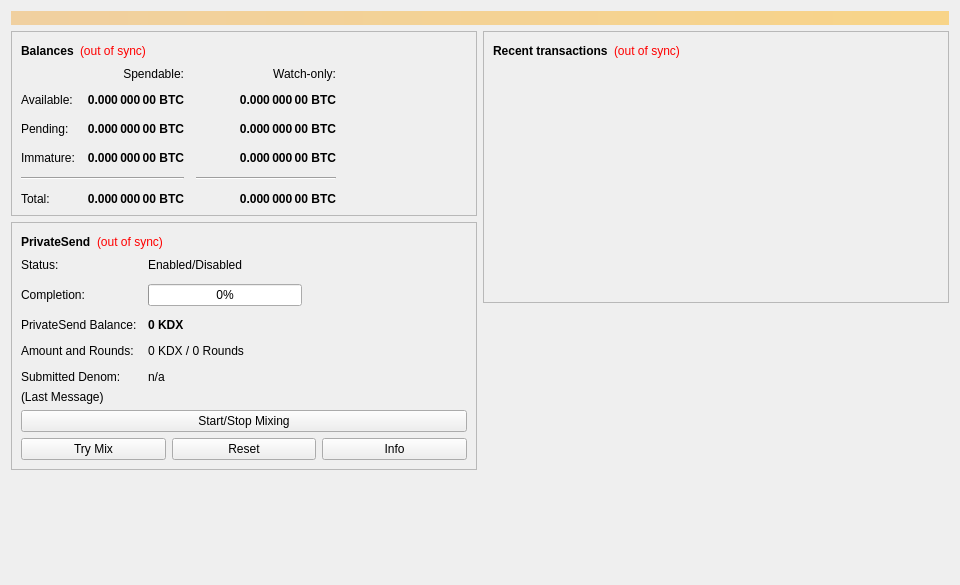
<?xml version="1.0" encoding="UTF-8"?>
<ui version="4.0">
 <class>OverviewPage</class>
 <widget class="QWidget" name="OverviewPage">
  <property name="geometry">
   <rect>
    <x>0</x>
    <y>0</y>
    <width>960</width>
    <height>585</height>
   </rect>
  </property>
  <property name="minimumSize">
   <size>
    <width>960</width>
    <height>0</height>
   </size>
  </property>
  <property name="windowTitle">
   <string>Form</string>
  </property>
  <layout class="QVBoxLayout" name="topLayout">
   <item>
    <widget class="QLabel" name="labelAlerts">
     <property name="visible">
      <bool>false</bool>
     </property>
     <property name="styleSheet">
      <string notr="true">QLabel { background-color: qlineargradient(x1: 0, y1: 0, x2: 1, y2: 0, stop:0 #F0D0A0, stop:1 #F8D488); color:#000000; }</string>
     </property>
     <property name="wordWrap">
      <bool>true</bool>
     </property>
     <property name="margin">
      <number>3</number>
     </property>
     <property name="textInteractionFlags">
      <set>Qt::TextSelectableByMouse</set>
     </property>
    </widget>
   </item>
   <item>
    <layout class="QHBoxLayout" name="horizontalLayout" stretch="1,1">
     <item>
      <layout class="QVBoxLayout" name="verticalLayout_2">
       <item>
        <widget class="QFrame" name="frame">
         <property name="frameShape">
          <enum>QFrame::StyledPanel</enum>
         </property>
         <property name="frameShadow">
          <enum>QFrame::Raised</enum>
         </property>
         <layout class="QVBoxLayout" name="verticalLayout_4">
          <item>
           <layout class="QHBoxLayout" name="horizontalLayout_4">
            <item>
             <widget class="QLabel" name="label_5">
              <property name="font">
               <font>
                <weight>75</weight>
                <bold>true</bold>
               </font>
              </property>
              <property name="text">
               <string>Balances</string>
              </property>
             </widget>
            </item>
            <item>
             <widget class="QLabel" name="labelWalletStatus">
              <property name="toolTip">
               <string>The displayed information may be out of date. Your wallet automatically synchronizes with the KDX network after a connection is established, but this process has not completed yet.</string>
              </property>
              <property name="styleSheet">
               <string notr="true">QLabel { color: red; }</string>
              </property>
              <property name="text">
               <string notr="true">(out of sync)</string>
              </property>
              <property name="alignment">
               <set>Qt::AlignLeading|Qt::AlignLeft|Qt::AlignVCenter</set>
              </property>
             </widget>
            </item>
            <item>
             <spacer name="horizontalSpacer_3">
              <property name="orientation">
               <enum>Qt::Horizontal</enum>
              </property>
              <property name="sizeHint" stdset="0">
               <size>
                <width>40</width>
                <height>20</height>
               </size>
              </property>
             </spacer>
            </item>
           </layout>
          </item>
          <item>
           <layout class="QGridLayout" name="gridLayout">
            <property name="spacing">
             <number>12</number>
            </property>
            <item row="2" column="2">
             <widget class="QLabel" name="labelWatchPending">
              <property name="font">
               <font>
                <weight>75</weight>
                <bold>true</bold>
               </font>
              </property>
              <property name="cursor">
               <cursorShape>IBeamCursor</cursorShape>
              </property>
              <property name="toolTip">
               <string>Unconfirmed transactions to watch-only addresses</string>
              </property>
              <property name="text">
               <string notr="true">0.000 000 00 BTC</string>
              </property>
              <property name="alignment">
               <set>Qt::AlignRight|Qt::AlignTrailing|Qt::AlignVCenter</set>
              </property>
              <property name="textInteractionFlags">
               <set>Qt::LinksAccessibleByMouse|Qt::TextSelectableByKeyboard|Qt::TextSelectableByMouse</set>
              </property>
             </widget>
            </item>
            <item row="2" column="1">
             <widget class="QLabel" name="labelUnconfirmed">
              <property name="font">
               <font>
                <weight>75</weight>
                <bold>true</bold>
               </font>
              </property>
              <property name="cursor">
               <cursorShape>IBeamCursor</cursorShape>
              </property>
              <property name="toolTip">
               <string>Total of transactions that have yet to be confirmed, and do not yet count toward the spendable balance</string>
              </property>
              <property name="text">
               <string notr="true">0.000 000 00 BTC</string>
              </property>
              <property name="alignment">
               <set>Qt::AlignRight|Qt::AlignTrailing|Qt::AlignVCenter</set>
              </property>
              <property name="textInteractionFlags">
               <set>Qt::LinksAccessibleByMouse|Qt::TextSelectableByKeyboard|Qt::TextSelectableByMouse</set>
              </property>
             </widget>
            </item>
            <item row="3" column="2">
             <widget class="QLabel" name="labelWatchImmature">
              <property name="font">
               <font>
                <weight>75</weight>
                <bold>true</bold>
               </font>
              </property>
              <property name="cursor">
               <cursorShape>IBeamCursor</cursorShape>
              </property>
              <property name="toolTip">
               <string>Mined balance in watch-only addresses that has not yet matured</string>
              </property>
              <property name="text">
               <string notr="true">0.000 000 00 BTC</string>
              </property>
              <property name="alignment">
               <set>Qt::AlignRight|Qt::AlignTrailing|Qt::AlignVCenter</set>
              </property>
              <property name="textInteractionFlags">
               <set>Qt::LinksAccessibleByMouse|Qt::TextSelectableByKeyboard|Qt::TextSelectableByMouse</set>
              </property>
             </widget>
            </item>
            <item row="4" column="0" colspan="2">
             <widget class="Line" name="lineSpendableBalance">
              <property name="orientation">
               <enum>Qt::Horizontal</enum>
              </property>
             </widget>
            </item>
            <item row="4" column="2">
             <widget class="Line" name="lineWatchBalance">
              <property name="sizePolicy">
               <sizepolicy hsizetype="Preferred" vsizetype="Fixed">
                <horstretch>0</horstretch>
                <verstretch>0</verstretch>
               </sizepolicy>
              </property>
              <property name="minimumSize">
               <size>
                <width>140</width>
                <height>0</height>
               </size>
              </property>
              <property name="orientation">
               <enum>Qt::Horizontal</enum>
              </property>
             </widget>
            </item>
            <item row="5" column="0">
             <widget class="QLabel" name="labelTotalText">
              <property name="text">
               <string>Total:</string>
              </property>
             </widget>
            </item>
            <item row="3" column="1">
             <widget class="QLabel" name="labelImmature">
              <property name="font">
               <font>
                <weight>75</weight>
                <bold>true</bold>
               </font>
              </property>
              <property name="cursor">
               <cursorShape>IBeamCursor</cursorShape>
              </property>
              <property name="toolTip">
               <string>Mined balance that has not yet matured</string>
              </property>
              <property name="text">
               <string notr="true">0.000 000 00 BTC</string>
              </property>
              <property name="alignment">
               <set>Qt::AlignRight|Qt::AlignTrailing|Qt::AlignVCenter</set>
              </property>
              <property name="textInteractionFlags">
               <set>Qt::LinksAccessibleByMouse|Qt::TextSelectableByKeyboard|Qt::TextSelectableByMouse</set>
              </property>
             </widget>
            </item>
            <item row="2" column="3">
             <spacer name="horizontalSpacer_2">
              <property name="orientation">
               <enum>Qt::Horizontal</enum>
              </property>
              <property name="sizeHint" stdset="0">
               <size>
                <width>40</width>
                <height>20</height>
               </size>
              </property>
             </spacer>
            </item>
            <item row="3" column="0">
             <widget class="QLabel" name="labelImmatureText">
              <property name="text">
               <string>Immature:</string>
              </property>
             </widget>
            </item>
            <item row="5" column="1">
             <widget class="QLabel" name="labelTotal">
              <property name="font">
               <font>
                <weight>75</weight>
                <bold>true</bold>
               </font>
              </property>
              <property name="cursor">
               <cursorShape>IBeamCursor</cursorShape>
              </property>
              <property name="toolTip">
               <string>Your current total balance</string>
              </property>
              <property name="text">
               <string notr="true">0.000 000 00 BTC</string>
              </property>
              <property name="alignment">
               <set>Qt::AlignRight|Qt::AlignTrailing|Qt::AlignVCenter</set>
              </property>
              <property name="textInteractionFlags">
               <set>Qt::LinksAccessibleByMouse|Qt::TextSelectableByKeyboard|Qt::TextSelectableByMouse</set>
              </property>
             </widget>
            </item>
            <item row="5" column="2">
             <widget class="QLabel" name="labelWatchTotal">
              <property name="font">
               <font>
                <weight>75</weight>
                <bold>true</bold>
               </font>
              </property>
              <property name="cursor">
               <cursorShape>IBeamCursor</cursorShape>
              </property>
              <property name="toolTip">
               <string>Current total balance in watch-only addresses</string>
              </property>
              <property name="text">
               <string notr="true">0.000 000 00 BTC</string>
              </property>
              <property name="alignment">
               <set>Qt::AlignRight|Qt::AlignTrailing|Qt::AlignVCenter</set>
              </property>
              <property name="textInteractionFlags">
               <set>Qt::LinksAccessibleByMouse|Qt::TextSelectableByKeyboard|Qt::TextSelectableByMouse</set>
              </property>
             </widget>
            </item>
            <item row="0" column="2">
             <widget class="QLabel" name="labelWatchonly">
              <property name="text">
               <string>Watch-only:</string>
              </property>
              <property name="alignment">
               <set>Qt::AlignRight|Qt::AlignTrailing|Qt::AlignVCenter</set>
              </property>
             </widget>
            </item>
            <item row="1" column="0">
             <widget class="QLabel" name="labelBalanceText">
              <property name="text">
               <string>Available:</string>
              </property>
             </widget>
            </item>
            <item row="1" column="1">
             <widget class="QLabel" name="labelBalance">
              <property name="font">
               <font>
                <weight>75</weight>
                <bold>true</bold>
               </font>
              </property>
              <property name="cursor">
               <cursorShape>IBeamCursor</cursorShape>
              </property>
              <property name="toolTip">
               <string>Your current spendable balance</string>
              </property>
              <property name="text">
               <string notr="true">0.000 000 00 BTC</string>
              </property>
              <property name="alignment">
               <set>Qt::AlignRight|Qt::AlignTrailing|Qt::AlignVCenter</set>
              </property>
              <property name="textInteractionFlags">
               <set>Qt::LinksAccessibleByMouse|Qt::TextSelectableByKeyboard|Qt::TextSelectableByMouse</set>
              </property>
             </widget>
            </item>
            <item row="1" column="2">
             <widget class="QLabel" name="labelWatchAvailable">
              <property name="font">
               <font>
                <weight>75</weight>
                <bold>true</bold>
               </font>
              </property>
              <property name="cursor">
               <cursorShape>IBeamCursor</cursorShape>
              </property>
              <property name="toolTip">
               <string>Your current balance in watch-only addresses</string>
              </property>
              <property name="text">
               <string notr="true">0.000 000 00 BTC</string>
              </property>
              <property name="alignment">
               <set>Qt::AlignRight|Qt::AlignTrailing|Qt::AlignVCenter</set>
              </property>
              <property name="textInteractionFlags">
               <set>Qt::LinksAccessibleByMouse|Qt::TextSelectableByKeyboard|Qt::TextSelectableByMouse</set>
              </property>
             </widget>
            </item>
            <item row="2" column="0">
             <widget class="QLabel" name="labelPendingText">
              <property name="text">
               <string>Pending:</string>
              </property>
             </widget>
            </item>
            <item row="0" column="1">
             <widget class="QLabel" name="labelSpendable">
              <property name="text">
               <string>Spendable:</string>
              </property>
              <property name="alignment">
               <set>Qt::AlignRight|Qt::AlignTrailing|Qt::AlignVCenter</set>
              </property>
             </widget>
            </item>
           </layout>
          </item>
         </layout>
        </widget>
       </item>
       <item>
        <widget class="QFrame" name="framePrivateSend">
         <property name="layoutDirection">
          <enum>Qt::LeftToRight</enum>
         </property>
         <property name="frameShape">
          <enum>QFrame::StyledPanel</enum>
         </property>
         <property name="frameShadow">
          <enum>QFrame::Raised</enum>
         </property>
         <layout class="QVBoxLayout" name="VerticalLayout_PS1">
          <item>
           <layout class="QHBoxLayout" name="horizontalLayout_5">
            <item>
             <widget class="QLabel" name="labelPrivateSendHeader">
              <property name="font">
               <font>
                <weight>75</weight>
                <bold>true</bold>
               </font>
              </property>
              <property name="text">
               <string>PrivateSend</string>
              </property>
             </widget>
            </item>
            <item>
             <widget class="QLabel" name="labelPrivateSendSyncStatus">
              <property name="toolTip">
               <string>The displayed information may be out of date. Your wallet automatically synchronizes with the KDX network after a connection is established, but this process has not completed yet.</string>
              </property>
              <property name="styleSheet">
               <string notr="true">QLabel { color: red; }</string>
              </property>
              <property name="text">
               <string notr="true">(out of sync)</string>
              </property>
              <property name="alignment">
               <set>Qt::AlignLeading|Qt::AlignLeft|Qt::AlignVCenter</set>
              </property>
             </widget>
            </item>
            <item>
             <spacer name="horizontalSpacer_4">
              <property name="orientation">
               <enum>Qt::Horizontal</enum>
              </property>
              <property name="sizeHint" stdset="0">
               <size>
                <width>40</width>
                <height>20</height>
               </size>
              </property>
             </spacer>
            </item>
           </layout>
          </item>
          <item>
           <layout class="QFormLayout" name="privateSendFormLayout">
            <property name="fieldGrowthPolicy">
             <enum>QFormLayout::AllNonFixedFieldsGrow</enum>
            </property>
            <property name="horizontalSpacing">
             <number>11</number>
            </property>
            <property name="verticalSpacing">
             <number>12</number>
            </property>
            <item row="0" column="0">
             <widget class="QLabel" name="labelPrivateSendEnabledText">
              <property name="text">
               <string>Status:</string>
              </property>
             </widget>
            </item>
            <item row="0" column="1">
             <widget class="QLabel" name="labelPrivateSendEnabled">
              <property name="text">
               <string>Enabled/Disabled</string>
              </property>
             </widget>
            </item>
            <item row="1" column="0">
             <widget class="QLabel" name="labelCompletitionText">
              <property name="text">
               <string>Completion:</string>
              </property>
             </widget>
            </item>
            <item row="1" column="1">
             <widget class="QProgressBar" name="privateSendProgress">
              <property name="maximumSize">
               <size>
                <width>154</width>
                <height>16777215</height>
               </size>
              </property>
              <property name="value">
               <number>0</number>
              </property>
             </widget>
            </item>
            <item row="2" column="0">
             <widget class="QLabel" name="labelAnonymizedText">
              <property name="text">
               <string>PrivateSend Balance:</string>
              </property>
             </widget>
            </item>
            <item row="2" column="1">
             <widget class="QLabel" name="labelAnonymized">
              <property name="font">
               <font>
                <weight>75</weight>
                <bold>true</bold>
               </font>
              </property>
              <property name="text">
               <string notr="true">0 KDX</string>
              </property>
             </widget>
            </item>
            <item row="3" column="0">
             <widget class="QLabel" name="labelAmountAndRoundsText">
              <property name="text">
               <string>Amount and Rounds:</string>
              </property>
             </widget>
            </item>
            <item row="3" column="1">
             <widget class="QLabel" name="labelAmountRounds">
              <property name="text">
               <string>0 KDX / 0 Rounds</string>
              </property>
             </widget>
            </item>
            <item row="4" column="0">
             <widget class="QLabel" name="labelSubmittedDenomText">
              <property name="text">
               <string>Submitted Denom:</string>
              </property>
             </widget>
            </item>
            <item row="4" column="1">
             <widget class="QLabel" name="labelSubmittedDenom">
              <property name="toolTip">
               <string>The denominations you submitted to the Masternode.&lt;br&gt;To mix, other users must submit the exact same denominations.</string>
              </property>
              <property name="text">
               <string>n/a</string>
              </property>
             </widget>
            </item>
           </layout>
          </item>
          <item>
           <layout class="QVBoxLayout" name="VerticalLayout_PS">
            <item>
             <widget class="QLabel" name="labelPrivateSendLastMessage">
              <property name="text">
               <string>(Last Message)</string>
              </property>
              <property name="alignment">
               <set>Qt::AlignLeading|Qt::AlignLeft|Qt::AlignTop</set>
              </property>
              <property name="wordWrap">
               <bool>true</bool>
              </property>
             </widget>
            </item>
            <item>
             <widget class="QPushButton" name="togglePrivateSend">
              <property name="sizePolicy">
               <sizepolicy hsizetype="MinimumExpanding" vsizetype="Fixed">
                <horstretch>0</horstretch>
                <verstretch>0</verstretch>
               </sizepolicy>
              </property>
              <property name="text">
               <string>Start/Stop Mixing</string>
              </property>
             </widget>
            </item>
            <item>
             <layout class="QHBoxLayout" name="horizontalLayout_debugbuttons">
              <item>
               <widget class="QPushButton" name="privateSendAuto">
                <property name="sizePolicy">
                 <sizepolicy hsizetype="MinimumExpanding" vsizetype="Fixed">
                  <horstretch>0</horstretch>
                  <verstretch>0</verstretch>
                 </sizepolicy>
                </property>
                <property name="toolTip">
                 <string>Try to manually submit a PrivateSend request.</string>
                </property>
                <property name="text">
                 <string>Try Mix</string>
                </property>
               </widget>
              </item>
              <item>
               <widget class="QPushButton" name="privateSendReset">
                <property name="sizePolicy">
                 <sizepolicy hsizetype="MinimumExpanding" vsizetype="Fixed">
                  <horstretch>0</horstretch>
                  <verstretch>0</verstretch>
                 </sizepolicy>
                </property>
                <property name="toolTip">
                 <string>Reset the current status of PrivateSend (can interrupt PrivateSend if it's in the process of Mixing, which can cost you money!)</string>
                </property>
                <property name="autoFillBackground">
                 <bool>false</bool>
                </property>
                <property name="text">
                 <string>Reset</string>
                </property>
               </widget>
              </item>
              <item>
               <widget class="QPushButton" name="privateSendInfo">
                <property name="sizePolicy">
                 <sizepolicy hsizetype="MinimumExpanding" vsizetype="Fixed">
                  <horstretch>0</horstretch>
                  <verstretch>0</verstretch>
                 </sizepolicy>
                </property>
                <property name="toolTip">
                 <string>Information about PrivateSend and Mixing</string>
                </property>
                <property name="text">
                 <string>Info</string>
                </property>
               </widget>
              </item>
             </layout>
            </item>
           </layout>
          </item>
         </layout>
        </widget>
       </item>
       <item>
        <spacer name="verticalSpacer">
         <property name="orientation">
          <enum>Qt::Vertical</enum>
         </property>
         <property name="sizeHint" stdset="0">
          <size>
           <width>20</width>
           <height>40</height>
          </size>
         </property>
        </spacer>
       </item>
      </layout>
     </item>
     <item>
      <layout class="QVBoxLayout" name="verticalLayout_3">
       <item>
        <widget class="QFrame" name="frame_2">
         <property name="frameShape">
          <enum>QFrame::StyledPanel</enum>
         </property>
         <property name="frameShadow">
          <enum>QFrame::Raised</enum>
         </property>
         <layout class="QVBoxLayout" name="verticalLayout">
          <item>
           <layout class="QHBoxLayout" name="horizontalLayout_2">
            <item>
             <widget class="QLabel" name="label_4">
              <property name="font">
               <font>
                <weight>75</weight>
                <bold>true</bold>
               </font>
              </property>
              <property name="text">
               <string>Recent transactions</string>
              </property>
             </widget>
            </item>
            <item>
             <widget class="QLabel" name="labelTransactionsStatus">
              <property name="toolTip">
               <string>The displayed information may be out of date. Your wallet automatically synchronizes with the KDX network after a connection is established, but this process has not completed yet.</string>
              </property>
              <property name="styleSheet">
               <string notr="true">QLabel { color: red; }</string>
              </property>
              <property name="text">
               <string notr="true">(out of sync)</string>
              </property>
              <property name="alignment">
               <set>Qt::AlignLeading|Qt::AlignLeft|Qt::AlignVCenter</set>
              </property>
             </widget>
            </item>
            <item>
             <spacer name="horizontalSpacer">
              <property name="orientation">
               <enum>Qt::Horizontal</enum>
              </property>
              <property name="sizeHint" stdset="0">
               <size>
                <width>40</width>
                <height>20</height>
               </size>
              </property>
             </spacer>
            </item>
           </layout>
          </item>
          <item>
           <widget class="QListView" name="listTransactions">
            <property name="styleSheet">
             <string notr="true">QListView { background: transparent; }</string>
            </property>
            <property name="frameShape">
             <enum>QFrame::NoFrame</enum>
            </property>
            <property name="verticalScrollBarPolicy">
             <enum>Qt::ScrollBarAlwaysOff</enum>
            </property>
            <property name="horizontalScrollBarPolicy">
             <enum>Qt::ScrollBarAlwaysOff</enum>
            </property>
            <property name="selectionMode">
             <enum>QAbstractItemView::NoSelection</enum>
            </property>
           </widget>
          </item>
         </layout>
        </widget>
       </item>
       <item>
        <spacer name="verticalSpacer_2">
         <property name="orientation">
          <enum>Qt::Vertical</enum>
         </property>
         <property name="sizeHint" stdset="0">
          <size>
           <width>20</width>
           <height>40</height>
          </size>
         </property>
        </spacer>
       </item>
      </layout>
     </item>
    </layout>
   </item>
  </layout>
 </widget>
 <resources/>
 <connections/>
</ui>
